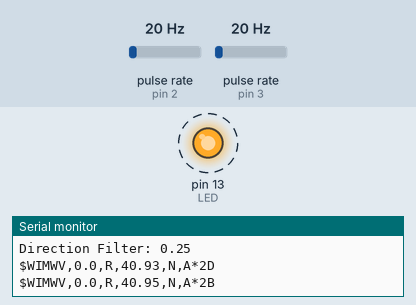
Simulated run of this sketch. Board: Arduino Pro Mini, built with avr-gcc and run on an emulated ATmega328P. On the bench: output pins drawn as LEDs (lit = HIGH), the last lines printed to the serial monitor. Wiring (inferred from the names in the program): 2 × pulse sensor: data pin 2 / data pin 3. Dashed ring = blinking. The test bench sets the inputs (shaded band); at power-on: pulse rate (sensors on pin 2, pin 3) 20 Hz.

Above: at 1.2 s.
1.3 s: pulse rate (sensor on pin 2) set to 4 Hz
At 1.8 s:
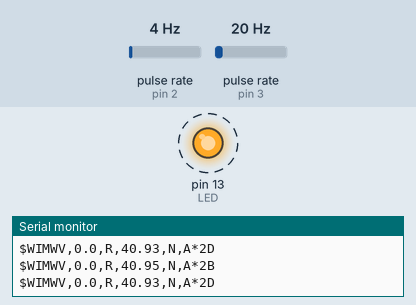
4.3 s: pulse rate (sensor on pin 3) set to 100 Hz
7.3 s: pulse rate (sensor on pin 2) set to 50 Hz
At 7.98 s:
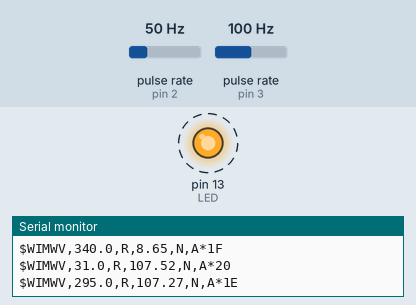
9.6 s: pulse rate (sensor on pin 2) set to 196 Hz
At 11.4 s:
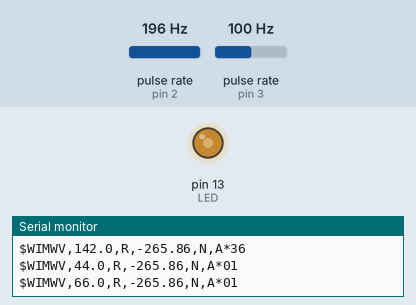
12.6 s: pulse rate (sensor on pin 2) set to 16 Hz
Timing chart, 0 to 16.6 s (numbered marks = the images above; inputs shaded):
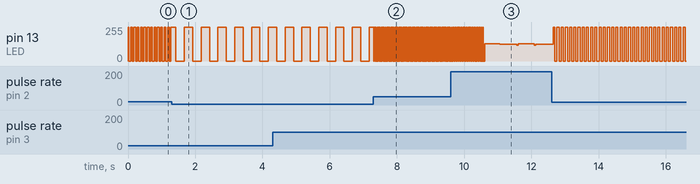

Measured:
- after the input at 1.3 s, pin 13 (LED): alternates 255/255 for 0.25 s and 0/255 for 0.25 s, starting after 0.13 s
- after the input at 7.3 s, pin 13 (LED): alternates 255/255 for 0.02 s and 0/255 for 0.02 s, starting at once
- by itself, pin 13 (LED): alternates 255/255 for 0.05 s and 0/255 for 0.05 s

The sketch:

wind.ino
```cpp
// (licence header left out)
#define VERSION "Wind v3 18-Sep-2015"

#include "PString.h"

#define windSpeedPin 2
#define windDirPin 3
#define windSpeedINT 0 // INT0
#define windDirINT 1   // INT1

// Pin 13 has an LED connected on most Arduino boards.
int LED = 13;

const unsigned long DEBOUNCE = 10000ul;      // Minimum switch time in microseconds
const unsigned long DIRECTION_OFFSET = 0ul;  // Manual direction offset in degrees, if required
const unsigned long TIMEOUT = 1500000ul;       // Maximum time allowed between speed pulses in microseconds
const unsigned long UPDATE_RATE = 500ul;     // How often to send out NMEA data in milliseconds
const float filterGain = 0.25;               // Filter gain on direction output filter. Range: 0.0 to 1.0
                                             // 1.0 means no filtering. A smaller number increases the filtering

// Knots is actually stored as (Knots * 100). Deviations below should match these units.
const int BAND_0 =  10 * 100;
const int BAND_1 =  80 * 100;

const int SPEED_DEV_LIMIT_0 =  5 * 100;     // Deviation from last measurement to be valid. Band_0: 0 to 10 knots
const int SPEED_DEV_LIMIT_1 = 10 * 100;     // Deviation from last measurement to be valid. Band_1: 10 to 80 knots
const int SPEED_DEV_LIMIT_2 = 30 * 100;     // Deviation from last measurement to be valid. Band_2: 80+ knots

// Should be larger limits as lower speed, as the direction can change more per speed update
const int DIR_DEV_LIMIT_0 = 25;     // Deviation from last measurement to be valid. Band_0: 0 to 10 knots
const int DIR_DEV_LIMIT_1 = 18;     // Deviation from last measurement to be valid. Band_1: 10 to 80 knots
const int DIR_DEV_LIMIT_2 = 10;     // Deviation from last measurement to be valid. Band_2: 80+ knots

volatile unsigned long speedPulse = 0ul;    // Time capture of speed pulse
volatile unsigned long dirPulse = 0ul;      // Time capture of direction pulse
volatile unsigned long speedTime = 0ul;     // Time between speed pulses (microseconds)
volatile unsigned long directionTime = 0ul; // Time between direction pulses (microseconds)
volatile boolean newData = false;           // New speed pulse received
volatile unsigned long lastUpdate = 0ul;    // Time of last serial output

volatile int knotsOut = 0;    // Wind speed output in knots * 100
volatile int dirOut = 0;      // Direction output in degrees
volatile boolean ignoreNextReading = false;

boolean debug = false;

void setup()
{
    pinMode(LED, OUTPUT);

    Serial.begin(38400, SERIAL_8N1);
    Serial.println(VERSION);
    Serial.print("Direction Filter: ");
    Serial.println(filterGain);

    pinMode(windSpeedPin, INPUT);
    attachInterrupt(windSpeedINT, readWindSpeed, FALLING);

    pinMode(windDirPin, INPUT);
    attachInterrupt(windDirINT, readWindDir, FALLING);

    interrupts();
}


void readWindSpeed()
{
    // Despite the interrupt being set to FALLING edge, double check the pin is now LOW
    if (((micros() - speedPulse) > DEBOUNCE) && (digitalRead(windSpeedPin) == LOW))
    {
        // Work out time difference between last pulse and now
        speedTime = micros() - speedPulse;

        // Direction pulse should have occured after the last speed pulse
        if (dirPulse - speedPulse >= 0) directionTime = dirPulse - speedPulse;

        newData = true;
        speedPulse = micros();    // Capture time of the new speed pulse
    }
}

void readWindDir()
{
    if (((micros() - dirPulse) > DEBOUNCE) && (digitalRead(windDirPin) == LOW))
    {
      dirPulse = micros();        // Capture time of direction pulse
    }
}

boolean checkDirDev(long knots, int dev)
{
    if (knots < BAND_0)
    {
        if ((abs(dev) < DIR_DEV_LIMIT_0) || (abs(dev) > 360 - DIR_DEV_LIMIT_0)) return true;
    }
    else if (knots < BAND_1)
    {
        if ((abs(dev) < DIR_DEV_LIMIT_1) || (abs(dev) > 360 - DIR_DEV_LIMIT_1)) return true;
    }
    else
    {
        if ((abs(dev) < DIR_DEV_LIMIT_2) || (abs(dev) > 360 - DIR_DEV_LIMIT_2)) return true;
    }
    return false;
}

boolean checkSpeedDev(long knots, int dev)
{
    if (knots < BAND_0)
    {
        if (abs(dev) < SPEED_DEV_LIMIT_0) return true;
    }
    else if (knots < BAND_1)
    {
        if (abs(dev) < SPEED_DEV_LIMIT_1) return true;
    }
    else
    {
        if (abs(dev) < SPEED_DEV_LIMIT_2) return true;
    }
    return false;
}

void calcWindSpeedAndDir()
{
    unsigned long dirPulse_, speedPulse_;
    unsigned long speedTime_;
    unsigned long directionTime_;
    long windDirection = 0l, rps = 0l, knots = 0l;

    static int prevKnots = 0;
    static int prevDir = 0;
    int dev = 0;

    // Get snapshot of data into local variables. Note: an interrupt could trigger here
    noInterrupts();
    dirPulse_ = dirPulse;
    speedPulse_ = speedPulse;
    speedTime_ = speedTime;
    directionTime_ = directionTime;
    interrupts();

    // Make speed zero, if the pulse delay is too long
    if (micros() - speedPulse_ > TIMEOUT) speedTime_ = 0ul;

    // The following converts revolutions per 100 seconds (rps) to knots x 100
    // This calculation follows the Peet Bros. piecemeal calibration data
    if (speedTime_ > 0)
    {
        rps = 100000000/speedTime_;                  //revolutions per 100s

        if (rps < 323)
        {
          knots = (rps * rps * -11)/11507 + (293 * rps)/115 - 12;
        }
        else if (rps < 5436)
        {
          knots = (rps * rps / 2)/11507 + (220 * rps)/115 + 96;
        }
        else
        {
          knots = (rps * rps * 11)/11507 - (957 * rps)/115 + 28664;
        }
        //knots = mph * 0.86897

        if (knots < 0l) knots = 0l;  // Remove the possibility of negative speed
        // Find deviation from previous value
        dev = (int)knots - prevKnots;

        // Only update output if in deviation limit
        if (checkSpeedDev(knots, dev))
        {
          knotsOut = knots;

          // If speed data is ok, then continue with direction data
          if (directionTime_ > speedTime_)
          {
              windDirection = 999;    // For debugging only (not output to knots)
          }
          else
          {
            // Calculate direction from captured pulse times
            windDirection = (((directionTime_ * 360) / speedTime_) + DIRECTION_OFFSET) % 360;

            // Find deviation from previous value
            dev = (int)windDirection - prevDir;

            // Check deviation is in range
            if (checkDirDev(knots, dev))
            {
              int delta = ((int)windDirection - dirOut);
              if (delta < -180)
              {
                delta = delta + 360;    // Take the shortest path when filtering
              }
              else if (delta > +180)
              {
                delta = delta - 360;
              }
              // Perform filtering to smooth the direction output
              dirOut = (dirOut + (int)(round(filterGain * delta))) % 360;
              if (dirOut < 0) dirOut = dirOut + 360;
            }
            prevDir = windDirection;
          }
        }
        else
        {
          ignoreNextReading = true;
        }

        prevKnots = knots;    // Update, even if outside deviation limit, cause it might be valid!?
    }
    else
    {
        knotsOut = 0;
        prevKnots = 0;
    }

    if (debug)
    {
        Serial.print(millis());
        Serial.print(",");
        Serial.print(dirOut);
        Serial.print(",");
        Serial.print(windDirection);
        Serial.print(",");
        Serial.println(knotsOut/100);
        //Serial.print(",");
        //Serial.print(knots/100);
        //Serial.print(",");
        //Serial.println(rps);
    }
    else
    {
      if (millis() - lastUpdate > UPDATE_RATE)
      {
        printWindNmea();
        lastUpdate = millis();
      }
    }
}

byte getChecksum(char* str)
{
    byte cs = 0;
    for (unsigned int n = 1; n < strlen(str) - 1; n++)
    {
        cs ^= str[n];
    }
    return cs;
}

/*=== MWV - Wind Speed and Angle ===
 *
 * ------------------------------------------------------------------------------
 *         1   2 3   4 5
 *         |   | |   | |
 *  $--MWV,x.x,a,x.x,a*hh<CR><LF>
 * ------------------------------------------------------------------------------
 *
 * Field Number:
 *
 * 1. Wind Angle, 0 to 360 degrees
 * 2. Reference, R = Relative, T = True
 * 3. Wind Speed
 * 4. Wind Speed Units, K/M/N
 * 5. Status, A = Data Valid
 * 6. Checksum
 *
 */
void printWindNmea()
{
    char windSentence [30];
    float spd = knotsOut / 100.0;
    byte cs;
    //Assemble a sentence of the various parts so that we can calculate the proper checksum

    PString str(windSentence, sizeof(windSentence));
    str.print("$WIMWV,");
    str.print(dirOut);
    str.print(".0,R,");
    str.print(spd);
    str.print(",N,A*");
    //calculate the checksum

    cs = getChecksum(windSentence);
    //bug - arduino prints 0x007 as 7, 0x02B as 2B, so we add it now
    if (cs < 0x10) str.print('0');
    str.print(cs, HEX); // Assemble the final message and send it out the serial port
    Serial.println(windSentence);
}


void loop()
{
  int i;
  const unsigned int LOOP_DELAY = 50;
  const unsigned int LOOP_TIME = TIMEOUT / LOOP_DELAY;

  digitalWrite(LED, !digitalRead(LED));    // Toggle LED

  i = 0;
  // If there is new data, process it, otherwise wait for LOOP_TIME to pass
  while ((newData != true) && (i < LOOP_TIME))
  {
    i++;
    delayMicroseconds(LOOP_DELAY);
  }

  calcWindSpeedAndDir();    // Process new data
  newData = false;
}
```
